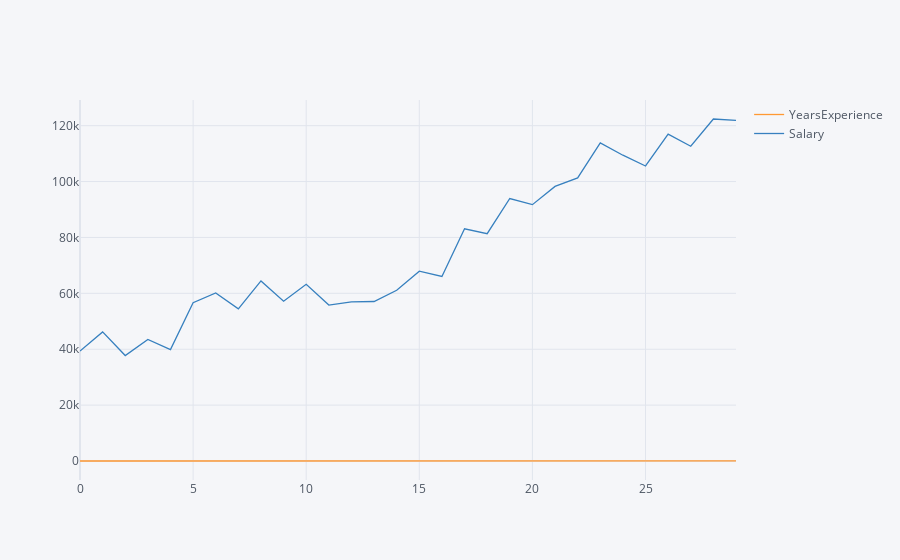

The notebook cell this image was saved under:
### Code cell
df.iplot()

### Figure 1 — Plotly figure (JSON) as saved in the notebook; plotly's stock layout.template omitted (floating-point values rounded to 4 significant figures)
{"data": [{"line": {"color": "rgba(255, 153, 51, 1.0)", "dash": "solid", "shape": "linear", "width": 1.3}, "mode": "lines", "name": "YearsExperience", "text": "", "type": "scatter", "x": [0, 1, 2, 3, 4, 5, 6, 7, 8, 9, 10, 11, 12, 13, 14, 15, 16, 17, 18, 19, 20, 21, 22, 23, 24, 25, 26, 27, 28, 29], "y": [1.1, 1.3, 1.5, 2, 2.2, 2.9, 3, 3.2, 3.2, 3.7, 3.9, 4, 4, 4.1, 4.5, 4.9, 5.1, 5.3, 5.9, 6, 6.8, 7.1, 7.9, 8.2, 8.7, 9, 9.5, 9.6, 10.3, 10.5]}, {"line": {"color": "rgba(55, 128, 191, 1.0)", "dash": "solid", "shape": "linear", "width": 1.3}, "mode": "lines", "name": "Salary", "text": "", "type": "scatter", "x": [0, 1, 2, 3, 4, 5, 6, 7, 8, 9, 10, 11, 12, 13, 14, 15, 16, 17, 18, 19, 20, 21, 22, 23, 24, 25, 26, 27, 28, 29], "y": [39343, 46205, 37731, 43525, 39891, 56642, 60150, 54445, 64445, 57189, 63218, 55794, 56957, 57081, 61111, 67938, 66029, 83088, 81363, 93940, 91738, 98273, 101302, 113812, 109431, 105582, 116969, 112635, 122391, 121872]}], "layout": {"legend": {"bgcolor": "#F5F6F9", "font": {"color": "#4D5663"}}, "paper_bgcolor": "#F5F6F9", "plot_bgcolor": "#F5F6F9", "title": {"font": {"color": "#4D5663"}}, "xaxis": {"gridcolor": "#E1E5ED", "showgrid": true, "tickfont": {"color": "#4D5663"}, "title": {"font": {"color": "#4D5663"}, "text": ""}, "zerolinecolor": "#E1E5ED"}, "yaxis": {"gridcolor": "#E1E5ED", "showgrid": true, "tickfont": {"color": "#4D5663"}, "title": {"font": {"color": "#4D5663"}, "text": ""}, "zerolinecolor": "#E1E5ED"}}}
